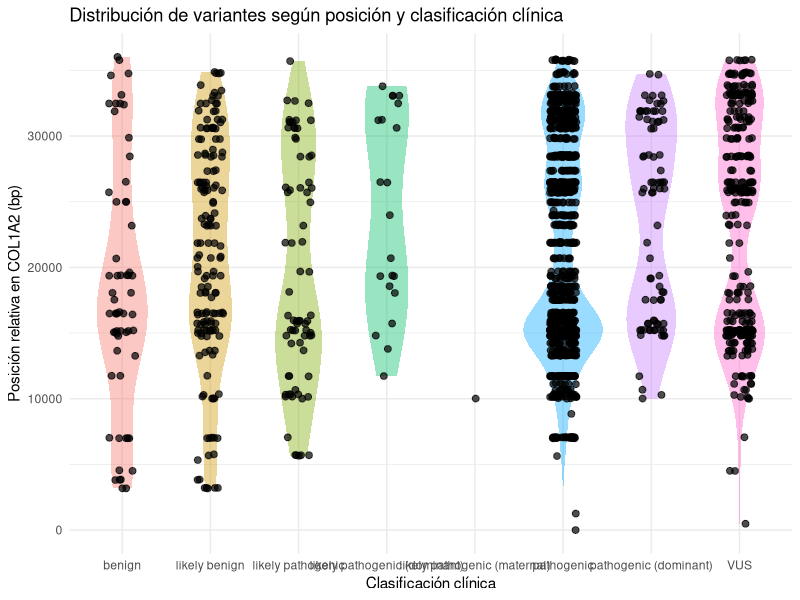

The R script that drew this image:

# Visualización 2 - Violin plot por clasificación clinica con puntos individuales


library(readxl)
library(dplyr)
library(ggplot2)

# Leer Excel: 
# df <- read_excel("C:/Users/iizas/OneDrive/Escritorio/Master Ciencia de datos/Visualizacion de datos/PR1/PR1_dataset.xlsx")
df <- read_excel("PR1_dataset.xlsx")

# Convertir position_g_start a numérico
df$position_g_start <- as.numeric(gsub("[, ]","", df$position_g_start))

# Filtrar variantes con clasificación clinica y eliminar posiciones 0
df_plot <- df %>%
  filter(!is.na(`VariantOnGenome/ClinicalClassification`)) %>%
  filter(position_g_start != 0)

# Calcular posicion relativa al inicio del gen
gene_start <- min(df_plot$position_g_start, na.rm = TRUE)
df_plot$pos_rel <- df_plot$position_g_start - gene_start

# Violin plot por clasificación clinica con puntos individuales
ggplot(df_plot, aes(x = `VariantOnGenome/ClinicalClassification`, y = pos_rel, fill = `VariantOnGenome/ClinicalClassification`)) +
  geom_violin(alpha = 0.4, color = NA) +                  # violín relleno semitransparente
  geom_jitter(height = 0, width = 0.15, size = 2, alpha = 0.7, color = "black") + # puntos individuales
  labs(
    x = "Clasificación clínica",
    y = "Posición relativa en COL1A2 (bp)",
    title = "Distribución de variantes según posición y clasificación clínica"
  ) +
  theme_minimal() +
  theme(legend.position = "none")  # Eliminamos la leyenda, se sobre entiende

